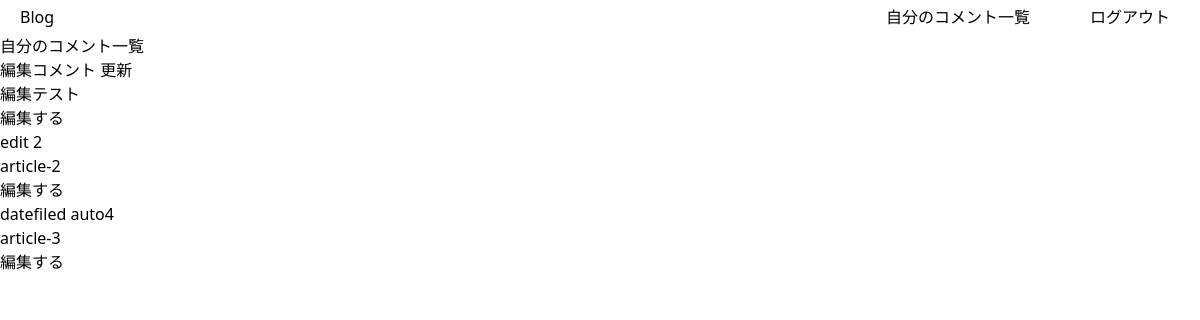
Page /show_user_comment (signed in) on the committed database.
### blog/models.py (models this page shows, shortened)
class Comment(models.Model):
    content = models.CharField(max_length=1000, verbose_name='コメント内容')
    article = models.ForeignKey(
        'Article', related_name='article', on_delete=models.CASCADE, verbose_name='対象記事')
    user = models.ForeignKey(
        get_user_model(), on_delete=models.CASCADE, verbose_name='投稿者')
    date = models.DateField(
        verbose_name='更新日', default=datetime.now)
    comment_goods = models.IntegerField(default=0, verbose_name='いいね')
    class Meta:
        verbose_name_plural = 'コメント'

class Article(models.Model):
    title = models.CharField(
        max_length=50, verbose_name='記事のタイトル', unique=True)
    content = models.CharField(max_length=3000, verbose_name='記事内容')
    picture = models.ImageField(null=True, blank=True, default='article_thumbnail/default.JPG',
                                upload_to='article_thumbnail', verbose_name='記事のサムネ')
    user = models.ForeignKey(
        get_user_model(), on_delete=models.CASCADE, verbose_name='編集者情報', related_name='create_user')
    PUBLIC_SETTINGS_CHOICES = (
        (False, '非公開'),
        (True, '公開中')
    )
    is_public = models.BooleanField(
        default=False, choices=PUBLIC_SETTINGS_CHOICES, verbose_name='公開設定')
    public_date = models.DateField(verbose_name='更新日', default=datetime.now)
    category = models.ForeignKey(Category, on_delete=models.CASCADE, verbose_name='カテゴリー', null=True, blank=True)
    good_user = models.ManyToManyField(get_user_model(), blank=True, verbose_name='高評価ユーザー', related_name='good_user')
    good_count = models.IntegerField(default=0, verbose_name='いいねの数')
    read_later_user = models.ManyToManyField(get_user_model(), blank=True, verbose_name='後で読むユーザー',
                                             related_name='later_user')
    browsing_user = models.ManyToManyField(get_user_model(), blank=True, related_name='browsing_user',
                                           verbose_name='閲覧したユーザー')
    class Meta:
        verbose_name_plural = '記事'

### blog/views.py (the view)
# urls.py: path('show_user_comment', views.ShowUserComment.as_view(), name='show_user_comment'),
class ShowUserComment(ListView, LoginRequiredMixin):
    template_name = 'blog/show_comment.html'
    model = models.Comment
    def get_queryset(self):
        queryset = models.Comment.objects.filter(user=self.request.user)
        return queryset

### blog/templates/blog/show_comment.html
{% extends "./base.html" %}
{% block content %}
    <div id="show-user-comment">
        <p>自分のコメント一覧</p>
        <ul>
            {% for comment in object_list %}
                <li>
                    <p>{{ comment.content }}</p>
                    <a href="{% url 'detail_article' comment.article.pk %}"><p>{{ comment.article.title }}</p></a>
                    <a href="{% url 'edit_comment' comment.pk comment.article.pk %}">編集する</a>
                </li>
            {% endfor %}
        </ul>
    </div>
{% endblock %}

### static/css/base.css (style rules this page uses)
html { margin: 0; padding: 0; }
body { margin: 0; padding: 0; }

### rows in the picture
Comment: content "編集コメント 更新", article "編集テスト"
Comment: content "edit 2", article "article-2"
Comment: content "datefiled auto4", article "article-3"
